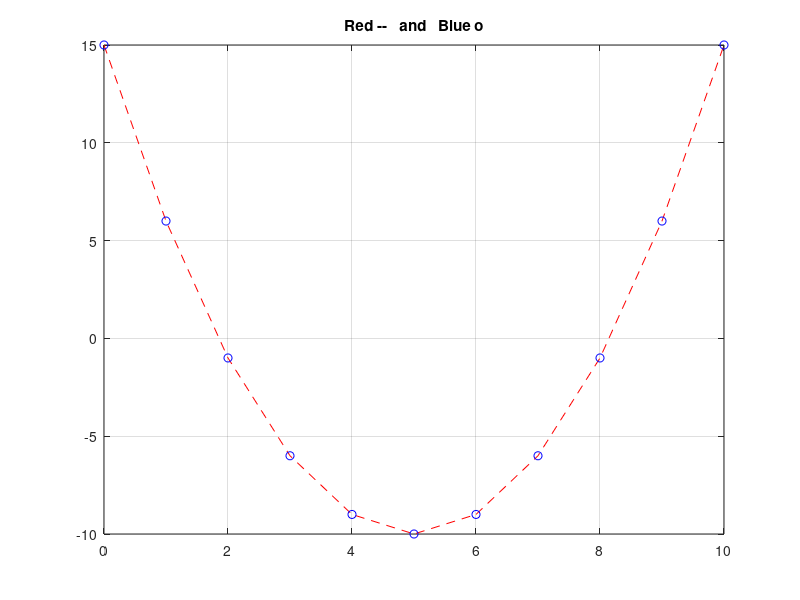

Source code (MATLAB):
% Estilo e Cor

x = 0:1:10;
y = x.^2 - 10.*x + 15;
plot(x, y,  'r--', x, y, 'bo');

title('Red --   and   Blue o');

grid on;